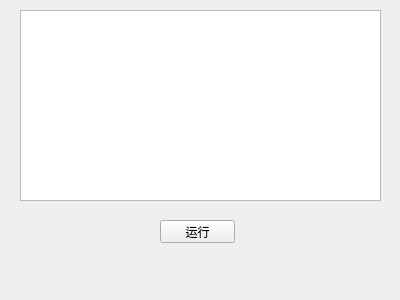
<?xml version="1.0" encoding="UTF-8"?>
<ui version="4.0">
 <class>MainWindow</class>
 <widget class="QMainWindow" name="MainWindow">
  <property name="geometry">
   <rect>
    <x>0</x>
    <y>0</y>
    <width>400</width>
    <height>300</height>
   </rect>
  </property>
  <property name="windowTitle">
   <string>MainWindow</string>
  </property>
  <widget class="QWidget" name="centralWidget">
   <widget class="QPushButton" name="start_button">
    <property name="geometry">
     <rect>
      <x>160</x>
      <y>220</y>
      <width>75</width>
      <height>23</height>
     </rect>
    </property>
    <property name="text">
     <string>运行</string>
    </property>
   </widget>
   <widget class="QTextEdit" name="textEdit_Recv">
    <property name="geometry">
     <rect>
      <x>20</x>
      <y>10</y>
      <width>361</width>
      <height>191</height>
     </rect>
    </property>
   </widget>
  </widget>
  <widget class="QMenuBar" name="menuBar">
   <property name="geometry">
    <rect>
     <x>0</x>
     <y>0</y>
     <width>400</width>
     <height>23</height>
    </rect>
   </property>
  </widget>
 </widget>
 <layoutdefault spacing="6" margin="11"/>
 <resources/>
 <connections/>
</ui>
